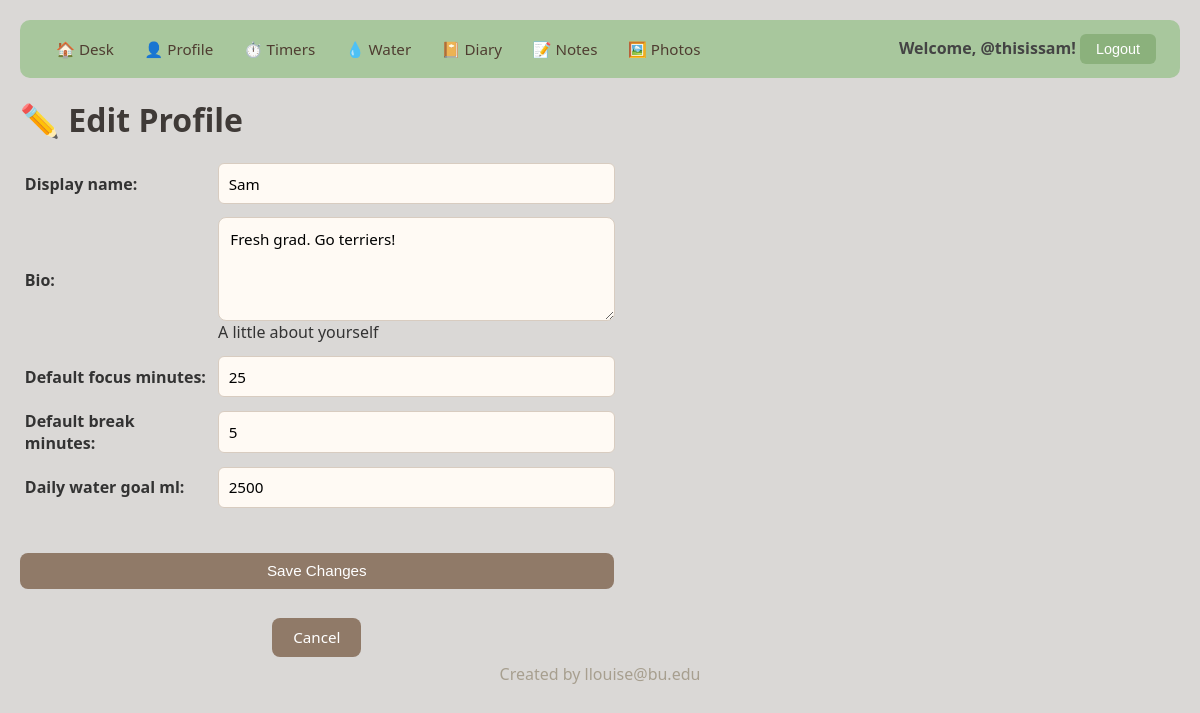
The page /project/profile/update/ (signed in) on the database its author committed.
### project/models.py (models this page shows, shortened)
class Profile(models.Model):
    user = models.OneToOneField(
        User, on_delete=models.CASCADE, related_name="desk_profile"
    )
    display_name = models.CharField(max_length=100, blank=True)
    bio = models.TextField(blank=True, help_text="A little about yourself")
    created_at = models.DateTimeField(auto_now_add=True)
    default_focus_minutes = models.IntegerField(default=25)
    default_break_minutes = models.IntegerField(default=5)
    daily_water_goal_ml = models.IntegerField(default=2000)
    class Meta:
        ordering = ["-created_at"]

### project/views.py (the view, shortened to what this page needs)
# urls.py: path("profile/update", UpdateProfileView.as_view(), name="update_profile"),
class UpdateProfileView(LoginRequiredMixin, UpdateView):
    model = Profile
    form_class = ProfileForm
    template_name = "project/update_profile.html"
    login_url = "login"
    def get_object(self):
        profile, created = Profile.objects.get_or_create(
            user=self.request.user,
            defaults={"display_name": self.request.user.username},
        )
        return profile

### project/forms.py
class ProfileForm(forms.ModelForm):
    class Meta:
        model = Profile
        fields = [
            "display_name",
            "bio",
            "default_focus_minutes",
            "default_break_minutes",
            "daily_water_goal_ml",
        ]
        widgets = {
            "display_name": forms.TextInput(
                attrs={"placeholder": "Your display name", "class": "form-input"}
            ),
            "bio": forms.Textarea(
                attrs={
                    "placeholder": "About you: Set your goals, desires, anything you'd like!",
                    "rows": 4,
                    "class": "form-textarea",
                }
            ),
            "default_focus_minutes": forms.NumberInput(
                attrs={"min": 1, "max": 60, "class": "form-input"}
            ),
            "default_break_minutes": forms.NumberInput(
                attrs={"min": 1, "max": 30, "class": "form-input"}
            ),
            "daily_water_goal_ml": forms.NumberInput(
                attrs={"min": 500, "max": 5000, "step": 100, "class": "form-input"}
            ),
        }

### project/templates/project/update_profile.html (shortened to what this page needs)
{% extends 'project/base.html' %}
{% block content %}
<h1>✏️ Edit Profile</h1>
<form method="POST">
    <table>
        {{ form.as_table }}
    </table>
    <input type="submit" value="Save Changes" class="btn">
    <div style="text-align: center;">
    <a href="{% url 'profile_detail' %}" class="btn">Cancel</a></div>
</form>
{% endblock %}

### project/templates/project/base.html (shortened to what this page needs)
{% load static %}
<html>
  <head>
    <link rel="stylesheet" href="{% static 'styles-project.css' %}">
  </head>
  <body>
    <nav>
      <div class="nav-links">
        <a href="{% url 'desk' %}">🏠 Desk</a>
        {% if user.is_authenticated %}
          <a href="{% url 'profile_detail' %}">👤 Profile</a>
          <a href="{% url 'timer_list' %}">⏱️ Timers</a>
          <a href="{% url 'water_log_list' %}">💧 Water</a>
          <a href="{% url 'diary_list' %}">📔 Diary</a>
          <a href="{% url 'sticky_note_list' %}">📝 Notes</a>
          <a href="{% url 'photo_list' %}">🖼️ Photos</a>
        {% endif %}
      </div>
      <div class="user-info">
        {% if user.is_authenticated %}
          <span>Welcome, @{{ user.username }}!</span>
          <form method="post" action="{% url 'logout' %}" style="display:inline;">
            <button type="submit" class="nav-link-btn">Logout</button>
          </form>
        {% else %}
          <a href="{% url 'login' %}">Login</a>
        {% endif %}
      </div>
    </nav>
    {% block content %}
    {% endblock %}
    <footer> <div style="text-align: center;"> Created by llouise@bu.edu </div></footer>
  </body>
</html>

### static/styles-project.css (style rules this page uses)
* { margin: 0; padding: 0; box-sizing: border-box; }
body { margin: 0; padding: 20px; min-height: 100vh; font-family: 'Segoe UI', Tahoma, Geneva, Verdana, sans-serif; background: #dad8d6; color: #333; }
h1, h2, h3 { color: #3f3a37; }
footer { width: 100%; color: rgb(167, 159, 143); text-align: center; bottom: 0px; }
nav { background: #a8c79d; padding: 0.85rem 1.5rem; border-radius: 10px; margin-bottom: 20px; display: flex; justify-content: space-between; align-items: center; }
nav a { color: #4f3d31; text-decoration: none; margin: 0 0.75rem; font-weight: 500; font-size: 0.95rem; transition: color 0.2s; }
.nav-links { display: flex; align-items: center; flex-wrap: wrap; gap: 0.4rem; }
.user-info { font-weight: 600; color: #444; }
nav button { background: #8bb17c; color: white; border: none; padding: 0.45rem 1rem; border-radius: 6px; cursor: pointer; font-weight: 500; font-size: 0.9rem; transition: background 0.2s; }
.btn { display: inline-block; padding: 0.6rem 1.3rem; background: #907a68; color: white; text-decoration: none; border-radius: 8px; border: none; cursor: pointer; font-size: 0.95rem; font-weight: 500; transition: background 0.2s, transform 0.2s, box-shadow 0.2s; margin: 0.4rem 0.4rem 0.4rem 0; }
form { display: flex; flex-direction: column; gap: 1rem; max-width: 600px; }
.form-input, .form-textarea, .form-select { width: 100%; padding: 0.7rem; border: 1px solid #d8ccc0; border-radius: 8px; font-size: 0.95rem; transition: border-color 0.2s, background-color 0.2s; font-family: inherit; background-color: #fffaf4; }
.form-textarea { resize: vertical; min-height: 100px; }
input[type="text"], input[type="number"], input[type="date"], input[type="password"], textarea, select { width: 100%; padding: 0.6rem; border: 1px solid #d8ccc0; border-radius: 6px; background-color: #fffaf4; font-family: inherit; font-size: 0.95rem; }
table { width: 100%; border-collapse: collapse; margin: 1rem 0; }
table th, table td { padding: 0.4rem 0.3rem; text-align: left; }
table input, table textarea, table select { width: 100%; }

### rows shown on the page
Profile: display_name "Sam", bio "Fresh grad. Go terriers!", default_focus_minutes "25", default_break_minutes "5", daily_water_goal_ml "2500"

### other values the page prints
{{ user.username }} "thisissam"
